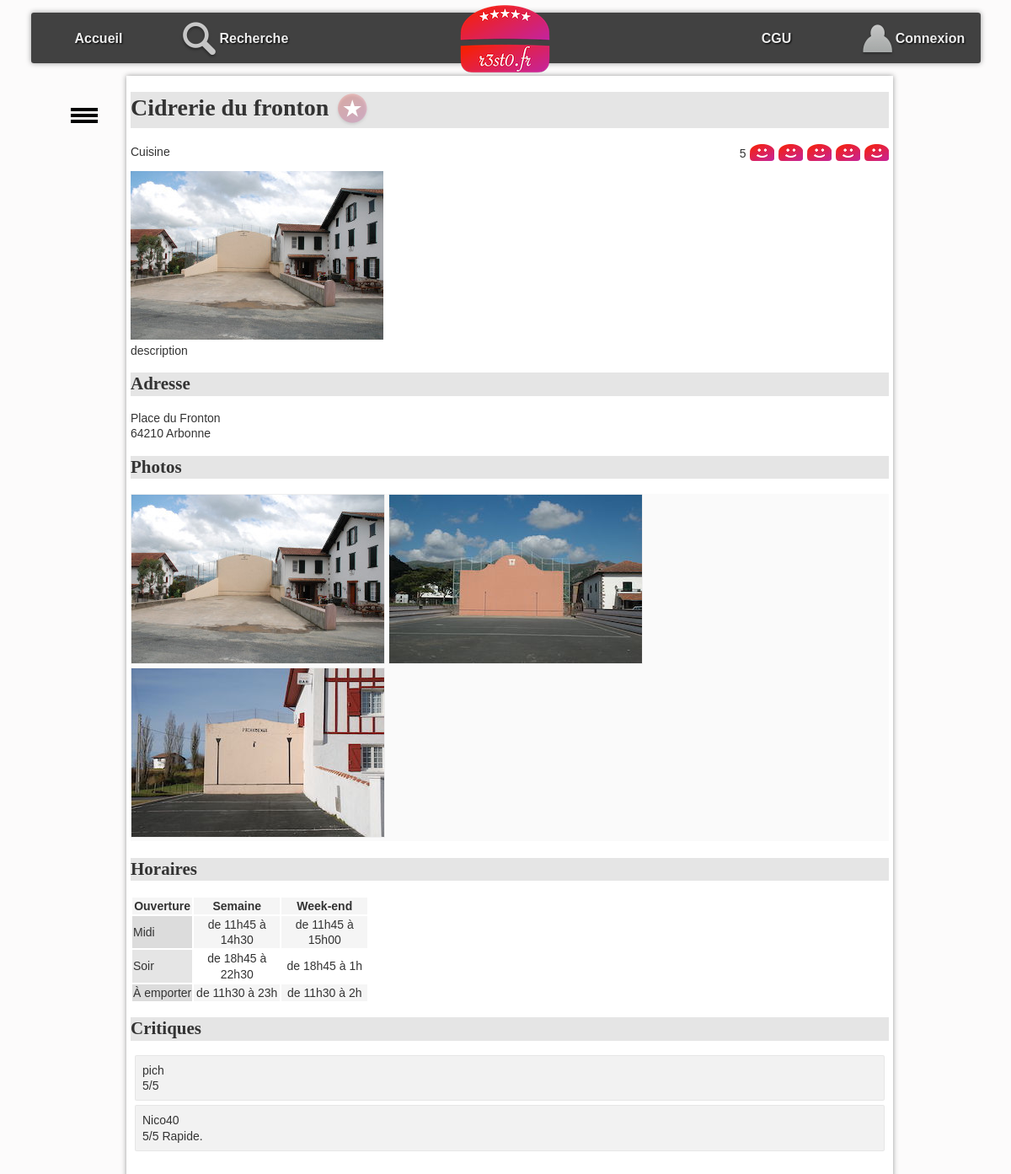
The app's page /?action=detail&idR=4, older data.
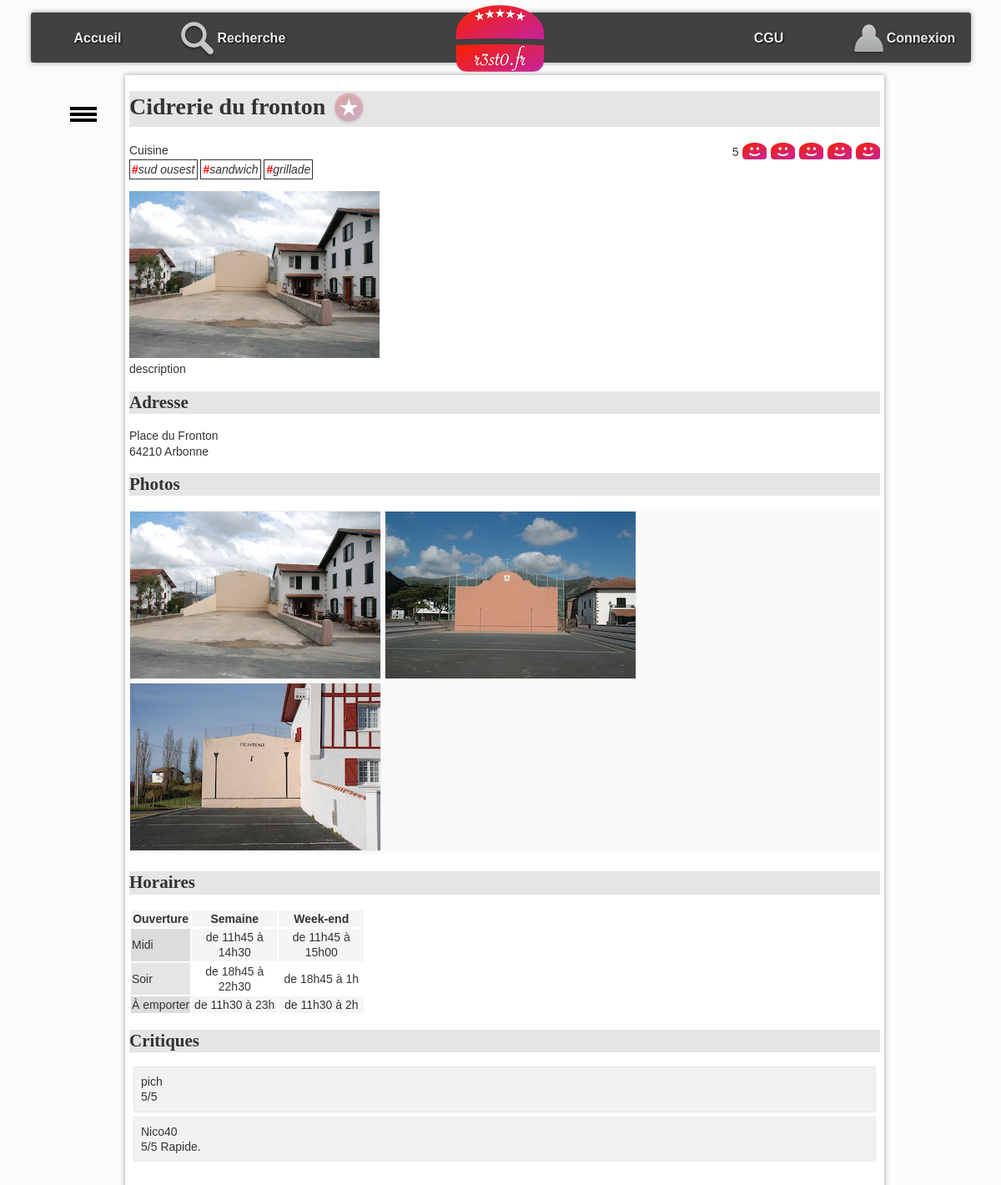
The same page, newer data.
### tables this page shows
CREATE TABLE IF NOT EXISTS `photo` (
  `idP` bigint(20) NOT NULL,
  `cheminP` varchar(255) DEFAULT NULL,
  `idR` bigint(20) DEFAULT NULL,
  PRIMARY KEY (`idP`),
  KEY `idR` (`idR`)
);

CREATE TABLE IF NOT EXISTS `critiquer` (
  `idR` bigint(20) NOT NULL,
  `note` int(11) DEFAULT NULL,
  `commentaire` varchar(4096) DEFAULT NULL,
  `idU` bigint(20) NOT NULL,
  PRIMARY KEY (`idR`,`idU`),
  KEY `critiquer_ibfk_2` (`idU`)
);

CREATE TABLE IF NOT EXISTS `utilisateur` (
  `idU` bigint(20) NOT NULL AUTO_INCREMENT,
  `mailU` varchar(150) NOT NULL,
  `mdpU` varchar(50) DEFAULT NULL,
  `pseudoU` varchar(50) DEFAULT NULL,
  PRIMARY KEY (`idU`),
  UNIQUE KEY `mailU` (`mailU`)
);

CREATE TABLE IF NOT EXISTS `typecresto` (
  `idR` bigint(20) NOT NULL,
  `idTC` bigint(20) NOT NULL,
  KEY `FBK_resto` (`idR`),
  KEY `FBK_typec` (`idTC`)
);

CREATE TABLE IF NOT EXISTS `typescuisine` (
  `idTC` bigint(20) NOT NULL AUTO_INCREMENT,
  `libelleTC` varchar(100) NOT NULL,
  PRIMARY KEY (`idTC`)
);

### index.php (called while the page is built, shortened)
<?php
require_once "getRacine.php";
require_once "$racine/includes/autoload.inc.php";
require_once "$racine/includes/authentification.inc.php";
if (isset($_GET["action"])){
    $action = $_GET["action"];
}
else{
    $action = "defaut";
}
$fichier = controleurPrincipal($action);
try{
    require_once "$racine/controleur/$fichier";
} catch (Throwable $e) {
    ajouterMessage($action." : ".$e->getMessage() . " (ligne " . $e->getLine() . ")" . " dans le fichier " . $e->getFile());
    $titre = "Erreur";
    require_once "$racine/vue/entete.html.php";
    require_once "$racine/vue/pied.html.php";
}

### includes/autoload.inc.php (called while the page is built, shortened)
<?php
function chargeurBaseEspacesDeNoms(string $className) {
    $fileName = __DIR__ . '/../';
    $fileName .= str_replace('\\', DIRECTORY_SEPARATOR, $className) . '.class.php';
}

### modele/dao/Bdd.class.php (called while the page is built, shortened)
<?php
class Bdd {
    private static ?PDO $pdo=null;
    private static $login = "root";
    private static $mdp = "";
    private static $bd = "resto2";
    private static $serveur = "localhost";
    private static $pdoOptions = array  (
        PDO::MYSQL_ATTR_INIT_COMMAND => "SET NAMES utf8"
        ,PDO::ATTR_ERRMODE => PDO::ERRMODE_EXCEPTION
                                        );
    public static function connecter() : ?PDO  {
        if (is_null(self::$pdo)) {
                self::$pdo = new PDO("mysql:host=".self::$serveur.";dbname=".self::$bd, self::$login, self::$mdp, self::$pdoOptions);
        }
        return self::$pdo;
    }
    public static function getConnexion() : ?PDO {
        return self::$pdo;
    }
}

### modele/dao/RestoDAO.class.php (called while the page is built, shortened)
<?php
class RestoDAO {
    public static function getOneById(int $id): ?Resto {
        $leResto = null;
        try {
            $requete = "SELECT * FROM resto WHERE idR = :idR";
            $stmt = Bdd::getConnexion()->prepare($requete);
            $stmt->bindParam(':idR', $id, PDO::PARAM_INT);
            $ok = $stmt->execute();
            if ($ok && $stmt->rowCount() > 0) {
                $enreg = $stmt->fetch(PDO::FETCH_ASSOC);
                $leResto = self::enregistrementVersObjet($enreg);
            }
        } catch (PDOException $e) {
            throw new Exception("Erreur dans la méthode " . get_called_class() . "::getOneById : <br/>" . $e->getMessage());
        }
        return $leResto;
    }
    private static function enregistrementVersObjet(array $enreg): Resto {
        $id = $enreg['idR'];
        $leResto = new Resto(
                $enreg['idR'], $enreg['nomR'], $enreg['numAdrR'], $enreg['voieAdrR'], $enreg['cpR'], $enreg['villeR'],
                $enreg['latitudeDegR'], $enreg['longitudeDegR'], $enreg['descR'], $enreg['horairesR']
        );
        $lesCritiques = CritiqueDAO::getAllByResto($id);
        $lesPhotos = PhotoDAO::getAllByResto($id);
        $lesTypesCuisine = TypeCuisineDAO::getAllByResto($id);
        $leResto->setLesPhotos($lesPhotos);
        $leResto->setLesCritiques($lesCritiques);
        $leResto->setLesTypesCuisine($lesTypesCuisine);
        return $leResto;
    }
}

### modele/dao/CritiqueDAO.class.php (called while the page is built, shortened)
<?php
class CritiqueDAO {
    public static function getNoteMoyenneByIdR(int $idR): float {
        $retour = -1;
        try {
            $requete = "select avg(note) as moyenne from critiquer where idR=:idR";
            $stmt = Bdd::getConnexion()->prepare($requete);
            $stmt->bindParam(':idR', $idR, PDO::PARAM_INT);
            $ok = $stmt->execute();
            if ($ok && $stmt->rowCount() > 0) {
                $enreg = $stmt->fetch(PDO::FETCH_ASSOC);
                if (!is_null($enreg["moyenne"])){
                    $retour = $enreg["moyenne"];
                }
            }
        } catch (PDOException $e) {
            throw new Exception("Erreur dans la méthode " . get_called_class() . "::getNoteMoyenneByIdR : <br/>" . $e->getMessage());
        }
        return $retour;
    }
    public static function getAllByResto(int $idR): array {
        $lesObjets = array();
        try {
            $requete = "SELECT * FROM critiquer c"
                    . " INNER JOIN utilisateur u ON  c.idU = u.idU "
                    . " WHERE idR = :idR";
            $stmt = Bdd::getConnexion()->prepare($requete);
            $stmt->bindParam(':idR', $idR, PDO::PARAM_INT);
            $ok = $stmt->execute();
            if ($ok) {
                while ($enreg = $stmt->fetch(PDO::FETCH_ASSOC)) {
                    $user = new Utilisateur($enreg['idU'], $enreg['mailU'], $enreg['mdpU'], $enreg['pseudoU']);
                    $lesObjets[] = new Critique($enreg['note'], $enreg['commentaire'], $user);
                }
            }
        } catch (PDOException $e) {
            throw new Exception("Erreur dans la méthode " . get_called_class() . "::getAllByResto : <br/>" . $e->getMessage());
        }
        return $lesObjets;
    }
}

### modele/dao/PhotoDAO.class.php (called while the page is built, shortened)
<?php
class PhotoDAO {
    public static function getAllByResto(int $idR): array {
        $lesObjets = array();
        try {
            $requete = "SELECT * FROM photo WHERE idR = :idR";
            $stmt = Bdd::getConnexion()->prepare($requete);
            $stmt->bindParam(':idR', $idR, PDO::PARAM_INT);
            $ok = $stmt->execute();
            if ($ok) {
                while ($enreg = $stmt->fetch(PDO::FETCH_ASSOC)) {
                    $lesObjets[] = new Photo($enreg['idP'], $enreg['cheminP']);
                }
            }
        } catch (PDOException $e) {
            throw new Exception("Erreur dans la méthode " . get_called_class() . "::getAllByResto : <br/>" . $e->getMessage());
        }
        return $lesObjets;
    }
}

### modele/dao/TypeCuisineDAO.class.php (called while the page is built, shortened)
<?php
class TypeCuisineDAO {
    public static function getAllByResto(int $idR): array {
        $lesObjets = array();
        try {
            $requete = "SELECT * FROM typescuisine t INNER JOIN typecresto tr ON t.idTC = tr.idTC WHERE tr.idR = :idR";
            $stmt = Bdd::getConnexion()->prepare($requete);
            $stmt->bindParam(':idR', $idR, PDO::PARAM_INT);
            $ok = $stmt->execute();
            if ($ok) {
                while ($ligne = $stmt->fetch(PDO::FETCH_ASSOC)) {
                    $objet = new TypesCuisine($ligne['idTC'], $ligne['libelleTC']);
                    $lesObjets[] = $objet;
                }
            }
        } catch (PDOException $e) {
            throw new Exception("Erreur dans la méthode " . get_called_class() . "::getAllByResto : <br/>" . $e->getMessage());
        }
        return $lesObjets;
    }
}

### modele/metier/Resto.class.php (called while the page is built, shortened)
<?php
class Resto {
    private int $idR;
    private ?string $nomR;
    private ?string $descR;
    private ?string $horairesR;
    private array $lesPhotos;
    private array $lesCritiques;
    function __construct(int $idR, string $nomR, ?string $numAdr, ?string $voieAdr, ?string $cpR, ?string $villeR, ?float $latitudeDegR, ?float $longitudeDegR, ?string $descR, ?string $horairesR) {
        $this->idR = $idR;
        $this->nomR = $nomR;
        $this->descR = $descR;
        $this->horairesR = $horairesR;
        $this->lesCritiques = array();
        $this->lesPhotos = array();
    }
    function getIdR(): int {
        return $this->idR;
    }
    function getNomR(): ?string {
        return $this->nomR;
    }
    function getDescR(): ?string {
        return $this->descR;
    }
    function getHorairesR(): ?string {
        return $this->horairesR;
    }
    function getLesPhotos(): array {
        return $this->lesPhotos;
    }
    function getLesCritiques(): array {
        return $this->lesCritiques;
    }
    function setLesPhotos(array $lesPhotos): void {
        $this->lesPhotos = $lesPhotos;
    }
    function setLesCritiques(array $lesCritiques): void {
        $this->lesCritiques = $lesCritiques;
    }
}

### includes/authentification.inc.php (called while the page is built, shortened)
<?php
function getIdULoggedOn(): int {
    if (isLoggedOn()) {
        $ret = intval($_SESSION["idU"]);
    } else {
        $ret = 0;
    }
    return $ret;
}
function isLoggedOn(): bool {
    $ret = false;
    return $ret;
}

### modele/dao/AimerDAO.class.php (called while the page is built, shortened)
<?php
class AimerDAO {
    public static function estAimeById(int $idU, int $idR): bool {
        $retour = false;
        try {
            $requete = "SELECT * FROM aimer WHERE idR=:idR AND idU=:idU";
            $stmt = Bdd::getConnexion()->prepare($requete);
            $stmt->bindParam(':idU', $idU, PDO::PARAM_INT);
            $stmt->bindParam(':idR', $idR, PDO::PARAM_INT);
            $ok = $stmt->execute();
        } catch (PDOException $e) {
            throw new Exception("Erreur dans la méthode " . get_called_class() . "::estAimeByIdU : <br/>" . $e->getMessage());
        }
        return $retour;
    }
}

### modele/metier/Photo.class.php (called while the page is built, shortened)
<?php
class Photo {
    private string $cheminP;
    function __construct(int $idP, string $cheminP) {
        $this->cheminP = $cheminP;
    }
    function getCheminP(): string {
        return $this->cheminP;
    }
}

### modele/metier/Critique.class.php (called while the page is built, shortened)
<?php
class Critique {
    private ?int $note;
     private ?string $commentaire;
     private Utilisateur $leUtilisateur;
     function __construct(?int $note, ?string $commentaire, Utilisateur $unUtil) {
         $this->note = $note;
         $this->commentaire = $commentaire;
         $this->leUtilisateur = $unUtil;
     }
    function getNote(): ?int {
        return $this->note;
    }
    function getCommentaire(): ?string {
        return $this->commentaire;
    }
    function getLeUtilisateur(): Utilisateur {
        return $this->leUtilisateur;
    }
}

### modele/metier/TypesCuisine.class.php (called while the page is built, shortened)
<?php
class TypesCuisine {
     private string $libelle;
    function __construct(int $idTC, string $libelle) {
        $this->libelle = $libelle;
    }
    function getLibelle(): ?string {
        return $this->libelle;
    }
}

### vue/vueDetailResto.php (the view, shortened to what the changed rows need)
<h1><?= $unResto->getNomR(); ?>
    <?php if ($aimer != false) { ?>
        <a href="./?action=aimer&idR=<?= $unResto->getIdR(); ?>" ><img class="aimer" src="images/aime.png" alt="j'aime ce restaurant"></a>
    <?php } else { ?>
        <a href="./?action=aimer&idR=<?= $unResto->getIdR(); ?>" ><img class="aimer" src="images/aimepas.png" alt="je n'aime pas encore ce restaurant"></a>
    <?php } ?>
</h1>
<span id="note">
    <?php
        for ($i = 1; $i <= 5; $i++) { ?>
        <a class="aimer" href="./?action=noter&note=<?= $i ?>&idR=<?= $unResto->getIdR();?>" >
            <?php if ($i <= $noteMoy) { ?>
                <img class="note" src="images/like.png" alt="">
            <?php } else {
                ?>
                <img class="note" src="images/neutre.png" alt="line neutre">
            <?php } ?>
        </a>
    <?php } ?>
</span>
<span id="typecuisine">
    <?php
    echo "Cuisine <br>";
    foreach ($lesTypesCuisine as $unTypeCuisine) {
        ?>
        <div class="TC-block">
            <span class="TC-txt"><b>#</b><i><?= $unTypeCuisine->getLibelle(); ?></i></span>
        </div>
        <?php
    }
    ?>
</span>
<p id="principal">
    <?php
    if (count($lesPhotos) > 0) {
        $laPhoto = $lesPhotos[0];
        ?>
        <img src="photos/<?= $laPhoto->getCheminP() ?>" alt="photo du restaurant" />
    <?php } ?>
    <br />
    <?= $unResto->getDescR(); ?>
</p>
<h2 id="adresse">
    Adresse
</h2>
<h2 id="photos">
    Photos
</h2>
<ul id="galerie">
    <?php
    foreach ($lesPhotos as $laPhoto) {
        ?>
        <li> <img class="galerie" src="photos/<?= $laPhoto->getCheminP() ?>" alt="" /></li>
        <?php
    }
    ?>
</ul>
<h2 id="horaires">
    Horaires
</h2>
<?= $unResto->getHorairesR(); ?>
<h2 id="crit">Critiques</h2>
<ul id="critiques">
    <?php
    foreach ($critiques as $uneCritique) {
        ?>
        <li>
            <span>
                <?= $uneCritique->getLeUtilisateur()->getPseudoU() ?>
            </span>
            <div>
                <span>
                    <?php
                    if ($uneCritique->getNote()) {
                        ?>
                        <?= $uneCritique->getNote() ?>/5
                        <?php
                    }
                    ?>
                </span>
                <span><?= $uneCritique->getCommentaire() ?> </span>
            </div>
        </li>
    <?php } ?>
</ul>

Row changes from the older to the newer data that the page shows:
added typecresto: idTC.libelleTC "sud ousest"
added typecresto: idTC.libelleTC "sandwich"
added typecresto: idTC.libelleTC "grillade"
